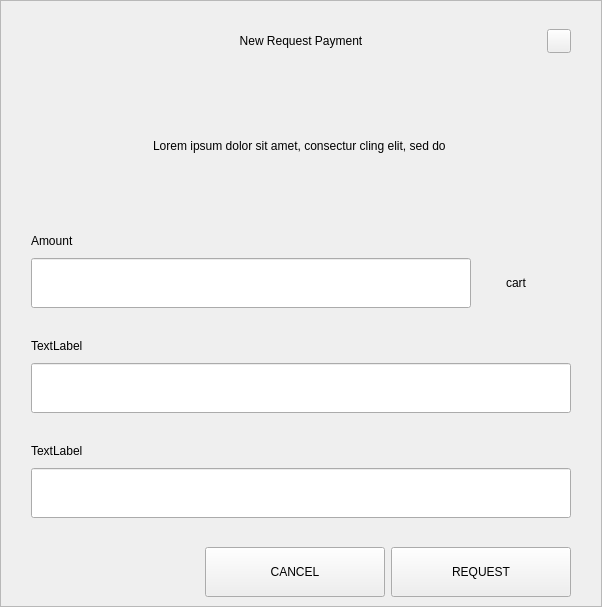
<?xml version="1.0" encoding="UTF-8"?>
<ui version="4.0">
 <class>RequestDialog</class>
 <widget class="QDialog" name="RequestDialog">
  <property name="geometry">
   <rect>
    <x>0</x>
    <y>0</y>
    <width>602</width>
    <height>607</height>
   </rect>
  </property>
  <property name="windowTitle">
   <string>Dialog</string>
  </property>
  <layout class="QVBoxLayout" name="verticalLayout_5">
   <property name="spacing">
    <number>0</number>
   </property>
   <property name="leftMargin">
    <number>0</number>
   </property>
   <property name="topMargin">
    <number>0</number>
   </property>
   <property name="rightMargin">
    <number>0</number>
   </property>
   <property name="bottomMargin">
    <number>0</number>
   </property>
   <item>
    <widget class="QFrame" name="frame">
     <property name="styleSheet">
      <string notr="true"/>
     </property>
     <property name="frameShape">
      <enum>QFrame::StyledPanel</enum>
     </property>
     <property name="frameShadow">
      <enum>QFrame::Raised</enum>
     </property>
     <layout class="QVBoxLayout" name="verticalLayout_4" stretch="1,0,0">
      <property name="spacing">
       <number>0</number>
      </property>
      <property name="leftMargin">
       <number>30</number>
      </property>
      <property name="topMargin">
       <number>20</number>
      </property>
      <property name="rightMargin">
       <number>30</number>
      </property>
      <property name="bottomMargin">
       <number>0</number>
      </property>
      <item>
       <layout class="QHBoxLayout" name="horizontalLayout_3">
        <property name="spacing">
         <number>0</number>
        </property>
        <item>
         <spacer name="horizontalSpacer_21">
          <property name="orientation">
           <enum>Qt::Horizontal</enum>
          </property>
          <property name="sizeHint" stdset="0">
           <size>
            <width>40</width>
            <height>20</height>
           </size>
          </property>
         </spacer>
        </item>
        <item>
         <widget class="QLabel" name="labelTitle">
          <property name="minimumSize">
           <size>
            <width>0</width>
            <height>40</height>
           </size>
          </property>
          <property name="maximumSize">
           <size>
            <width>16777215</width>
            <height>40</height>
           </size>
          </property>
          <property name="styleSheet">
           <string notr="true">padding-left:24px;</string>
          </property>
          <property name="text">
           <string>New Request Payment</string>
          </property>
          <property name="alignment">
           <set>Qt::AlignCenter</set>
          </property>
          <property name="margin">
           <number>7</number>
          </property>
         </widget>
        </item>
        <item>
         <spacer name="horizontalSpacer">
          <property name="orientation">
           <enum>Qt::Horizontal</enum>
          </property>
          <property name="sizeHint" stdset="0">
           <size>
            <width>40</width>
            <height>20</height>
           </size>
          </property>
         </spacer>
        </item>
        <item>
         <widget class="QPushButton" name="btnEsc">
          <property name="minimumSize">
           <size>
            <width>24</width>
            <height>24</height>
           </size>
          </property>
          <property name="maximumSize">
           <size>
            <width>24</width>
            <height>24</height>
           </size>
          </property>
          <property name="focusPolicy">
           <enum>Qt::NoFocus</enum>
          </property>
          <property name="text">
           <string/>
          </property>
         </widget>
        </item>
       </layout>
      </item>
      <item>
       <widget class="QStackedWidget" name="stack">
        <property name="minimumSize">
         <size>
          <width>540</width>
          <height>0</height>
         </size>
        </property>
        <property name="maximumSize">
         <size>
          <width>540</width>
          <height>16777215</height>
         </size>
        </property>
        <property name="currentIndex">
         <number>0</number>
        </property>
        <widget class="QWidget" name="page_1">
         <property name="minimumSize">
          <size>
           <width>540</width>
           <height>0</height>
          </size>
         </property>
         <property name="maximumSize">
          <size>
           <width>540</width>
           <height>16777215</height>
          </size>
         </property>
         <layout class="QVBoxLayout" name="layout1">
          <property name="spacing">
           <number>0</number>
          </property>
          <property name="leftMargin">
           <number>0</number>
          </property>
          <property name="topMargin">
           <number>0</number>
          </property>
          <property name="rightMargin">
           <number>0</number>
          </property>
          <property name="bottomMargin">
           <number>0</number>
          </property>
          <item>
           <spacer name="verticalSpacer_21">
            <property name="orientation">
             <enum>Qt::Vertical</enum>
            </property>
            <property name="sizeType">
             <enum>QSizePolicy::Fixed</enum>
            </property>
            <property name="sizeHint" stdset="0">
             <size>
              <width>20</width>
              <height>30</height>
             </size>
            </property>
           </spacer>
          </item>
          <item alignment="Qt::AlignHCenter">
           <widget class="QLabel" name="labelMessage">
            <property name="minimumSize">
             <size>
              <width>400</width>
              <height>50</height>
             </size>
            </property>
            <property name="text">
             <string>Lorem ipsum dolor sit amet, consectur cling elit, sed do </string>
            </property>
            <property name="alignment">
             <set>Qt::AlignCenter</set>
            </property>
            <property name="wordWrap">
             <bool>true</bool>
            </property>
           </widget>
          </item>
          <item alignment="Qt::AlignBottom">
           <widget class="QWidget" name="containerAmount" native="true">
            <layout class="QVBoxLayout" name="verticalLayout">
             <property name="spacing">
              <number>9</number>
             </property>
             <property name="leftMargin">
              <number>0</number>
             </property>
             <property name="topMargin">
              <number>0</number>
             </property>
             <property name="rightMargin">
              <number>0</number>
             </property>
             <property name="bottomMargin">
              <number>0</number>
             </property>
             <item>
              <widget class="QLabel" name="labelSubtitleAmount">
               <property name="minimumSize">
                <size>
                 <width>350</width>
                 <height>16</height>
                </size>
               </property>
               <property name="maximumSize">
                <size>
                 <width>16777215</width>
                 <height>16</height>
                </size>
               </property>
               <property name="text">
                <string>Amount</string>
               </property>
              </widget>
             </item>
             <item alignment="Qt::AlignTop">
              <widget class="QWidget" name="layoutAmount" native="true">
               <layout class="QHBoxLayout" name="horizontalLayout" stretch="2,0">
                <property name="spacing">
                 <number>0</number>
                </property>
                <property name="leftMargin">
                 <number>0</number>
                </property>
                <property name="topMargin">
                 <number>0</number>
                </property>
                <property name="rightMargin">
                 <number>0</number>
                </property>
                <property name="bottomMargin">
                 <number>0</number>
                </property>
                <item>
                 <widget class="QLineEdit" name="lineEditAmount">
                  <property name="minimumSize">
                   <size>
                    <width>0</width>
                    <height>50</height>
                   </size>
                  </property>
                  <property name="maximumSize">
                   <size>
                    <width>16777215</width>
                    <height>50</height>
                   </size>
                  </property>
                 </widget>
                </item>
                <item>
                 <widget class="QWidget" name="comboContainer" native="true">
                  <property name="minimumSize">
                   <size>
                    <width>100</width>
                    <height>50</height>
                   </size>
                  </property>
                  <property name="maximumSize">
                   <size>
                    <width>16777215</width>
                    <height>50</height>
                   </size>
                  </property>
                  <layout class="QHBoxLayout" name="horizontalLayout_31">
                   <property name="spacing">
                    <number>0</number>
                   </property>
                   <property name="leftMargin">
                    <number>0</number>
                   </property>
                   <property name="topMargin">
                    <number>0</number>
                   </property>
                   <property name="rightMargin">
                    <number>10</number>
                   </property>
                   <property name="bottomMargin">
                    <number>0</number>
                   </property>
                   <item>
                    <widget class="QLabel" name="comboBoxCoin">
                     <property name="text">
                      <string>cart</string>
                     </property>
                     <property name="alignment">
                      <set>Qt::AlignCenter</set>
                     </property>
                    </widget>
                   </item>
                  </layout>
                 </widget>
                </item>
               </layout>
              </widget>
             </item>
            </layout>
           </widget>
          </item>
          <item>
           <spacer name="verticalSpacer_31">
            <property name="orientation">
             <enum>Qt::Vertical</enum>
            </property>
            <property name="sizeType">
             <enum>QSizePolicy::Fixed</enum>
            </property>
            <property name="sizeHint" stdset="0">
             <size>
              <width>20</width>
              <height>30</height>
             </size>
            </property>
           </spacer>
          </item>
          <item>
           <layout class="QVBoxLayout" name="verticalLayoutLabel">
            <property name="spacing">
             <number>9</number>
            </property>
            <item>
             <widget class="QLabel" name="labelSubtitleLabel">
              <property name="minimumSize">
               <size>
                <width>0</width>
                <height>16</height>
               </size>
              </property>
              <property name="maximumSize">
               <size>
                <width>16777215</width>
                <height>16</height>
               </size>
              </property>
              <property name="text">
               <string>TextLabel</string>
              </property>
             </widget>
            </item>
            <item>
             <widget class="QLineEdit" name="lineEditLabel">
              <property name="minimumSize">
               <size>
                <width>0</width>
                <height>50</height>
               </size>
              </property>
              <property name="maximumSize">
               <size>
                <width>16777215</width>
                <height>50</height>
               </size>
              </property>
             </widget>
            </item>
           </layout>
          </item>
          <item>
           <spacer name="verticalSpacer_34">
            <property name="orientation">
             <enum>Qt::Vertical</enum>
            </property>
            <property name="sizeType">
             <enum>QSizePolicy::Fixed</enum>
            </property>
            <property name="sizeHint" stdset="0">
             <size>
              <width>20</width>
              <height>30</height>
             </size>
            </property>
           </spacer>
          </item>
          <item>
           <layout class="QVBoxLayout" name="verticalLayoutDescription">
            <property name="spacing">
             <number>9</number>
            </property>
            <item>
             <widget class="QLabel" name="labelSubtitleDescription">
              <property name="minimumSize">
               <size>
                <width>0</width>
                <height>16</height>
               </size>
              </property>
              <property name="maximumSize">
               <size>
                <width>16777215</width>
                <height>16</height>
               </size>
              </property>
              <property name="text">
               <string>TextLabel</string>
              </property>
             </widget>
            </item>
            <item>
             <widget class="QLineEdit" name="lineEditDescription">
              <property name="minimumSize">
               <size>
                <width>0</width>
                <height>50</height>
               </size>
              </property>
              <property name="maximumSize">
               <size>
                <width>16777215</width>
                <height>50</height>
               </size>
              </property>
             </widget>
            </item>
            <item>
             <spacer name="verticalSpacer_4">
              <property name="orientation">
               <enum>Qt::Vertical</enum>
              </property>
              <property name="sizeType">
               <enum>QSizePolicy::Fixed</enum>
              </property>
              <property name="sizeHint" stdset="0">
               <size>
                <width>20</width>
                <height>20</height>
               </size>
              </property>
             </spacer>
            </item>
           </layout>
          </item>
         </layout>
        </widget>
        <widget class="QWidget" name="page_2">
         <layout class="QVBoxLayout" name="layout2">
          <item>
           <spacer name="verticalSpacer_5">
            <property name="orientation">
             <enum>Qt::Vertical</enum>
            </property>
            <property name="sizeType">
             <enum>QSizePolicy::Fixed</enum>
            </property>
            <property name="sizeHint" stdset="0">
             <size>
              <width>20</width>
              <height>50</height>
             </size>
            </property>
           </spacer>
          </item>
          <item alignment="Qt::AlignHCenter">
           <widget class="QLabel" name="labelQrImg">
            <property name="minimumSize">
             <size>
              <width>260</width>
              <height>260</height>
             </size>
            </property>
            <property name="maximumSize">
             <size>
              <width>260</width>
              <height>260</height>
             </size>
            </property>
            <property name="text">
             <string/>
            </property>
            <property name="alignment">
             <set>Qt::AlignCenter</set>
            </property>
           </widget>
          </item>
          <item>
           <spacer name="verticalSpacer_2">
            <property name="orientation">
             <enum>Qt::Vertical</enum>
            </property>
            <property name="sizeType">
             <enum>QSizePolicy::Fixed</enum>
            </property>
            <property name="sizeHint" stdset="0">
             <size>
              <width>20</width>
              <height>30</height>
             </size>
            </property>
           </spacer>
          </item>
          <item alignment="Qt::AlignHCenter">
           <widget class="QLabel" name="labelAddress">
            <property name="text">
             <string>A7VFR83SQbiezrW72hjcWJtcfip5krte2Z </string>
            </property>
           </widget>
          </item>
          <item>
           <spacer name="verticalSpacer_32">
            <property name="orientation">
             <enum>Qt::Vertical</enum>
            </property>
            <property name="sizeType">
             <enum>QSizePolicy::Expanding</enum>
            </property>
            <property name="sizeHint" stdset="0">
             <size>
              <width>20</width>
              <height>20</height>
             </size>
            </property>
           </spacer>
          </item>
          <item>
           <layout class="QHBoxLayout" name="horizontal">
            <property name="leftMargin">
             <number>20</number>
            </property>
            <property name="rightMargin">
             <number>20</number>
            </property>
            <property name="bottomMargin">
             <number>20</number>
            </property>
            <item>
             <spacer name="horizontalSpacer_4">
              <property name="orientation">
               <enum>Qt::Horizontal</enum>
              </property>
              <property name="sizeHint" stdset="0">
               <size>
                <width>40</width>
                <height>20</height>
               </size>
              </property>
             </spacer>
            </item>
            <item>
             <widget class="QPushButton" name="btnCopyAddress">
              <property name="minimumSize">
               <size>
                <width>180</width>
                <height>50</height>
               </size>
              </property>
              <property name="text">
               <string>COPY ADDRESS</string>
              </property>
             </widget>
            </item>
            <item>
             <widget class="QPushButton" name="btnCopyUrl">
              <property name="minimumSize">
               <size>
                <width>180</width>
                <height>50</height>
               </size>
              </property>
              <property name="text">
               <string>COPY URL</string>
              </property>
             </widget>
            </item>
            <item>
             <spacer name="horizontalSpacer_2">
              <property name="orientation">
               <enum>Qt::Horizontal</enum>
              </property>
              <property name="sizeHint" stdset="0">
               <size>
                <width>40</width>
                <height>20</height>
               </size>
              </property>
             </spacer>
            </item>
           </layout>
          </item>
         </layout>
        </widget>
       </widget>
      </item>
      <item>
       <widget class="QWidget" name="buttonsStack" native="true">
        <layout class="QHBoxLayout" name="horizontalLayout_5">
         <property name="leftMargin">
          <number>20</number>
         </property>
         <property name="rightMargin">
          <number>0</number>
         </property>
         <item>
          <spacer name="horizontalSpacer_41">
           <property name="orientation">
            <enum>Qt::Horizontal</enum>
           </property>
           <property name="sizeHint" stdset="0">
            <size>
             <width>40</width>
             <height>20</height>
            </size>
           </property>
          </spacer>
         </item>
         <item>
          <widget class="QPushButton" name="btnCancel">
           <property name="minimumSize">
            <size>
             <width>180</width>
             <height>50</height>
            </size>
           </property>
           <property name="focusPolicy">
            <enum>Qt::NoFocus</enum>
           </property>
           <property name="text">
            <string>CANCEL</string>
           </property>
          </widget>
         </item>
         <item>
          <widget class="QPushButton" name="btnSave">
           <property name="minimumSize">
            <size>
             <width>180</width>
             <height>50</height>
            </size>
           </property>
           <property name="focusPolicy">
            <enum>Qt::NoFocus</enum>
           </property>
           <property name="text">
            <string>REQUEST</string>
           </property>
          </widget>
         </item>
        </layout>
       </widget>
      </item>
     </layout>
    </widget>
   </item>
  </layout>
 </widget>
 <resources/>
 <connections/>
</ui>
